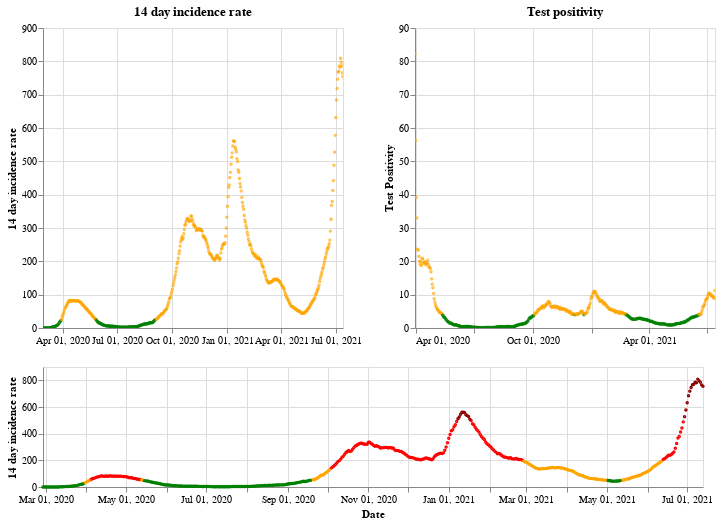

Source (notebook cell):
### Markdown cell above
## Scotland

### Code cell
plot_traffic_light('Scotland')

### Figure 1 — Vega-Lite specification as saved in the notebook (floating-point values rounded to 4 significant figures; data arrays with more than 128 entries replaced by an {"elided": "..."} marker saying what was removed)
{"config": {"view": {"continuousWidth": 400, "continuousHeight": 300}}, "vconcat": [{"hconcat": [{"mark": {"type": "point", "size": 2}, "encoding": {"color": {"condition": {"value": "green", "test": "(datum.twoWeeklyCasesRate <= 25)"}, "value": "orange"}, "tooltip": [{"type": "nominal", "field": "areaName"}, {"type": "temporal", "field": "date"}, {"type": "quantitative", "field": "twoWeeklyCasesRate"}, {"type": "quantitative", "field": "testPositivity"}], "x": {"type": "temporal", "axis": {"title": ""}, "field": "date", "scale": {"domain": {"selection": "DateBrush"}}, "timeUnit": "yearmonthdate"}, "y": {"type": "quantitative", "axis": {"title": "14 day incidence rate"}, "field": "twoWeeklyCasesRate"}}, "title": "14 day incidence rate", "width": 300}, {"mark": {"type": "point", "size": 2}, "encoding": {"color": {"condition": {"value": "green", "test": "(datum.testPositivity <= 4)"}, "value": "orange"}, "tooltip": [{"type": "nominal", "field": "areaName"}, {"type": "temporal", "field": "date"}, {"type": "quantitative", "field": "twoWeeklyCasesRate"}, {"type": "quantitative", "field": "testPositivity"}], "x": {"type": "temporal", "axis": {"title": ""}, "field": "date", "scale": {"domain": {"selection": "DateBrush"}}, "timeUnit": "yearmonthdate"}, "y": {"type": "quantitative", "axis": {"title": "Test Positivity"}, "field": "testPositivity"}}, "title": "Test positivity", "width": 300}]}, {"layer": [{"mark": {"type": "point", "size": 2}, "encoding": {"color": {"condition": {"value": "orange", "test": "(((datum.testPositivity < 4) && (datum.twoWeeklyCasesRate >= 50)) && (datum.twoWeeklyCasesRate < 200))"}, "value": "red"}, "opacity": {"condition": {"value": 1, "test": "((datum.twoWeeklyCasesRate >= 50) && (datum.twoWeeklyCasesRate < 500))"}, "value": 0}, "tooltip": [{"type": "nominal", "field": "areaName"}, {"type": "temporal", "field": "date"}, {"type": "quantitative", "field": "twoWeeklyCasesRate"}, {"type": "quantitative", "field": "testPositivity"}], "x": {"type": "temporal", "axis": {"title": "Date"}, "field": "date", "timeUnit": "yearmonthdate"}, "y": {"type": "quantitative", "axis": {"title": "14 day incidence rate"}, "field": "twoWeeklyCasesRate"}}, "selection": {"DateBrush": {"type": "interval", "encodings": ["x"], "fields": ["Time"]}}}, {"mark": {"type": "point", "size": 2}, "encoding": {"color": {"value": "darkred"}, "opacity": {"condition": {"value": 1, "test": "(datum.twoWeeklyCasesRate >= 500)"}, "value": 0}, "tooltip": [{"type": "nominal", "field": "areaName"}, {"type": "temporal", "field": "date"}, {"type": "quantitative", "field": "twoWeeklyCasesRate"}, {"type": "quantitative", "field": "testPositivity"}], "x": {"type": "temporal", "axis": {"title": "Date"}, "field": "date", "timeUnit": "yearmonthdate"}, "y": {"type": "quantitative", "axis": {"title": "14 day incidence rate"}, "field": "twoWeeklyCasesRate"}}}, {"mark": {"type": "point", "size": 2}, "encoding": {"color": {"condition": {"value": "green", "test": "((datum.testPositivity < 4) && (datum.twoWeeklyCasesRate < 50))"}, "value": "orange"}, "opacity": {"condition": {"value": 1, "test": "(datum.twoWeeklyCasesRate < 50)"}, "value": 0}, "tooltip": [{"type": "nominal", "field": "areaName"}, {"type": "temporal", "field": "date"}, {"type": "quantitative", "field": "twoWeeklyCasesRate"}, {"type": "quantitative", "field": "testPositivity"}], "x": {"type": "temporal", "axis": {"title": "Date"}, "field": "date", "timeUnit": "yearmonthdate"}, "y": {"type": "quantitative", "axis": {"title": "14 day incidence rate"}, "field": "twoWeeklyCasesRate"}}}], "height": 120, "width": 660}], "data": {"name": "data-bb50c30bb0bd1b7647fd4e9173851223"}, "$schema": "https://vega.github.io/schema/vega-lite/v4.8.1.json", "datasets": {"data-bb50c30bb0bd1b7647fd4e9173851223": {"elided": "502 records"}}}
